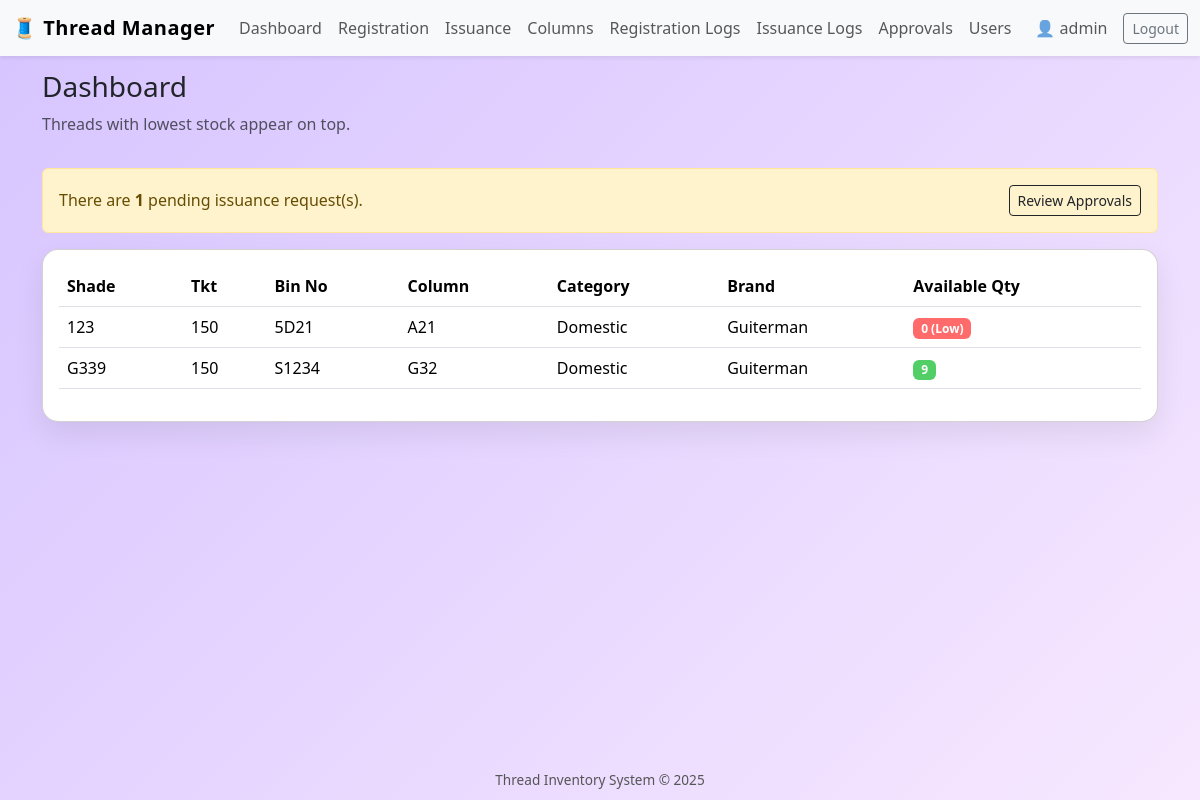
The page /dashboard/ (signed in) on the database its author committed.
### inventory/models.py (models this page shows, shortened)
class Thread(models.Model):
    CATEGORY_CHOICES = [
        ("DOMESTIC", "Domestic"),
        ("EXPORT", "Export"),
    ]
    registration_date = models.DateTimeField(auto_now_add=True)
    shade = models.CharField(max_length=100)
    tkt = models.CharField(max_length=100)
    bin_no = models.CharField(max_length=100)
    available_quantity = models.PositiveIntegerField()
    category = models.CharField(max_length=10, choices=CATEGORY_CHOICES)
    brand = models.CharField(max_length=100)
    column_name = models.CharField(max_length=100)
    created_by = models.ForeignKey(User, on_delete=models.SET_NULL, null=True)

### inventory/views.py (the view)
# urls.py: path("dashboard/", views.dashboard, name="dashboard"),
@login_required
def dashboard(request):
    threads = Thread.objects.order_by("available_quantity")
    can_approve = is_admin(request.user) or is_power(request.user)
    pending_count = 0
    if can_approve:
        pending_count = Issuance.objects.filter(status="PENDING").count()
    return render(request, "inventory/dashboard.html", {
        "threads": threads,
        "can_approve": can_approve,
        "pending_count": pending_count,
    })

### inventory/utils.py (called while the page is built)
def is_admin(user):
    return user.is_superuser or get_role(user) == "ADMIN"

### templates/inventory/dashboard.html (shortened to what this page needs)
{% extends "inventory/base.html" %}
{% block content %}
<div class="row mb-3">
    <div class="col-md-8">
        <h3>Dashboard</h3>
        <p class="text-muted">Threads with lowest stock appear on top.</p>
    </div>
</div>
{% if can_approve %}
    {% if pending_count > 0 %}
        <div class="alert alert-warning d-flex justify-content-between align-items-center">
            <div>
                There are <strong>{{ pending_count }}</strong> pending issuance request(s).
            </div>
            <a href="{% url 'pending_issuances' %}" class="btn btn-sm btn-outline-dark">
                Review Approvals
            </a>
        </div>
    {% else %}
        <div class="alert alert-success">
            No pending issuance requests.
        </div>
    {% endif %}
{% endif %}
<div class="card card-soft">
    <div class="card-body">
        <div class="table-responsive">
            <table class="table align-middle">
                <thead>
                    <tr>
                        <th>Shade</th>
                        <th>Tkt</th>
                        <th>Bin No</th>
                        <th>Column</th>
                        <th>Category</th>
                        <th>Brand</th>
                        <th>Available Qty</th>
                    </tr>
                </thead>
                <tbody>
                    {% for t in threads %}
                        <tr>
                            <td>{{ t.shade }}</td>
                            <td>{{ t.tkt }}</td>
                            <td>{{ t.bin_no }}</td>
                            <td>{{ t.column_name }}</td>
                            <td>{{ t.get_category_display }}</td>
                            <td>{{ t.brand }}</td>
                            <td>
                                {% if t.available_quantity <= 5 %}
                                    <span class="badge badge-low text-white">
                                        {{ t.available_quantity }} (Low)
                                    </span>
                                {% else %}
                                    <span class="badge badge-ok text-white">
                                        {{ t.available_quantity }}
                                    </span>
                                {% endif %}
                            </td>
                        </tr>
                    {% empty %}
                        <tr>
                            <td colspan="7" class="text-center text-muted">
                                No thread records yet.
                            </td>
                        </tr>
                    {% endfor %}
                </tbody>
            </table>
        </div>
    </div>
</div>
{% endblock %}

### templates/inventory/base.html (shortened to what this page needs)
<!DOCTYPE html>
<html lang="en">
<head>
    <link
        href="https://cdn.jsdelivr.net/npm/bootstrap@5.3.3/dist/css/bootstrap.min.css"
        rel="stylesheet"
    >
</head>
<body>
    <nav class="navbar navbar-expand-lg navbar-light bg-light fixed-top shadow-sm">
        <div class="container-fluid">
            <a class="navbar-brand" href="{% url 'dashboard' %}">
                🧵 Thread Manager
            </a>
            <div class="collapse navbar-collapse" id="navbarNav">
                {% if user.is_authenticated %}
                <ul class="navbar-nav me-auto mb-2 mb-lg-0">
                    <li class="nav-item">
                        <a class="nav-link" href="{% url 'dashboard' %}">Dashboard</a>
                    </li>
                    <li class="nav-item">
                        <a class="nav-link" href="{% url 'register_thread' %}">Registration</a>
                    </li>
                    <li class="nav-item">
                        <a class="nav-link" href="{% url 'issuance' %}">Issuance</a>
                    </li>
                    <li class="nav-item">
                        <a class="nav-link" href="{% url 'column_list' %}">Columns</a>
                    </li>
                    <li class="nav-item">
                        <a class="nav-link" href="{% url 'registration_logs' %}">Registration Logs</a>
                    </li>
                    <li class="nav-item">
                        <a class="nav-link" href="{% url 'issuance_logs' %}">Issuance Logs</a>
                    </li>
                    <li class="nav-item">
                        <a class="nav-link" href="{% url 'pending_issuances' %}">Approvals</a>
                    </li>
                    {% if user.is_superuser %}
                    <li class="nav-item">
                        <a class="nav-link" href="{% url 'user_management' %}">Users</a>
                    </li>
                    {% endif %}
                </ul>
                <span class="navbar-text me-3">
                    👤 {{ user.username }}
                </span>
                <form method="post" action="{% url 'logout' %}" class="d-inline">
                    <button type="submit" class="btn btn-outline-secondary btn-sm">
                        Logout
                    </button>
                </form>
                {% endif %}
            </div>
        </div>
    </nav>
    <div class="container app-container">
        {% block content %}{% endblock %}
    </div>
    <footer>
        Thread Inventory System &copy; 2025
    </footer>
</body>
</html>

### templates/inventory/base.html (style rules this page uses)
body { min-height: 100vh; background: linear-gradient(135deg, #d6c4ff, #f7e8ff); display: flex; flex-direction: column; }
.app-container { flex: 1; padding-top: 70px; padding-bottom: 40px; }
.navbar-brand { font-weight: 700; letter-spacing: 0.5px; }
.card-soft { border-radius: 1rem; box-shadow: 0 12px 30px rgba(0,0,0,0.08); }
.table thead { background-color: #f3ecff; }
.badge-low { background-color: #ff6b6b; }
.badge-ok { background-color: #51cf66; }
footer { text-align: center; padding: 10px 0; font-size: 0.85rem; color: #555; }

### rows shown on the page
Thread: shade "123", tkt "150", bin_no "5D21", column_name "A21", category "Domestic", brand "Guiterman", available_quantity "0"
Thread: shade "G339", tkt "150", bin_no "S1234", column_name "G32", category "Domestic", brand "Guiterman", available_quantity "9"

### other values the page prints
{{ user.username }} "admin"
{{ pending_count }} "1"
